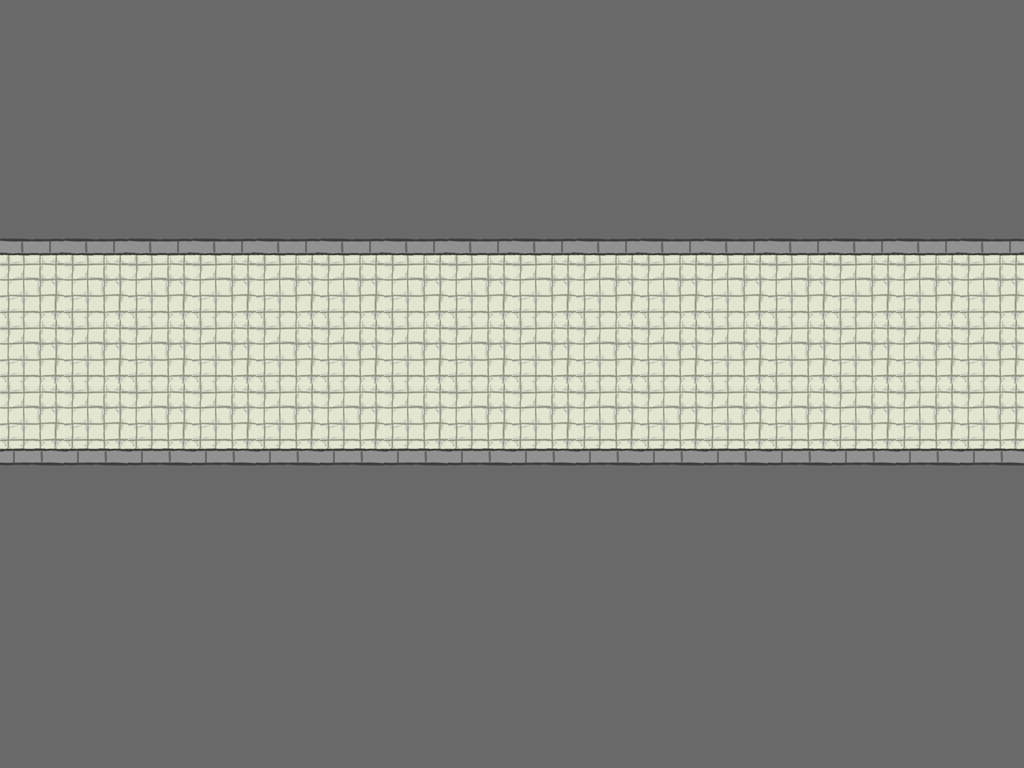

Tiled map render using the project's own tile images. Description and the map definition, with tile-layer contents summarised, below:
An orthogonal 16x12 tile map with 64x64 px tiles, 1 tile layer (Tiles) and 3 objects (2x Door, DeathZone).

<map version="1.0" orientation="orthogonal" width="16" height="12" tilewidth="64" tileheight="64">
 <tileset firstgid="1" name="tileset" tilewidth="64" tileheight="64">
  <image source="../TileSets/tileset.png" width="384" height="192" />
  <tile id="0">
   <properties>
    <property name="walkCost" value="100" />
   </properties>
  </tile>
  <tile id="1">
   <properties>
    <property name="walkCost" value="100" />
   </properties>
  </tile>
  <tile id="6">
   <properties>
    <property name="walkCost" value="100" />
   </properties>
  </tile>
 </tileset>
 <layer name="Tiles" width="16" height="12">
  <data>[192 cells, 192 non-empty, 4 distinct tile ids]</data>
 </layer>
 <objectgroup name="Objects" width="16" height="12">
  <object name="ProximityMine" type="DeathZone" x="465" y="284" width="128" height="128">
   <properties>
    <property name="shape" value="1" />
    <property name="timeOff" value="0" />
    <property name="timeOn" value="0" />
   </properties>
  </object>
  <object name="DoorYellow" type="Door" x="1" y="302" width="64" height="64">
   <properties>
    <property name="direction" value="left" />
    <property name="locked" value="0" />
   </properties>
  </object>
  <object name="DoorRed" type="Door" x="960" y="307" width="64" height="64">
   <properties>
    <property name="direction" value="right" />
    <property name="locked" value="1" />
   </properties>
  </object>
 </objectgroup>
</map>
